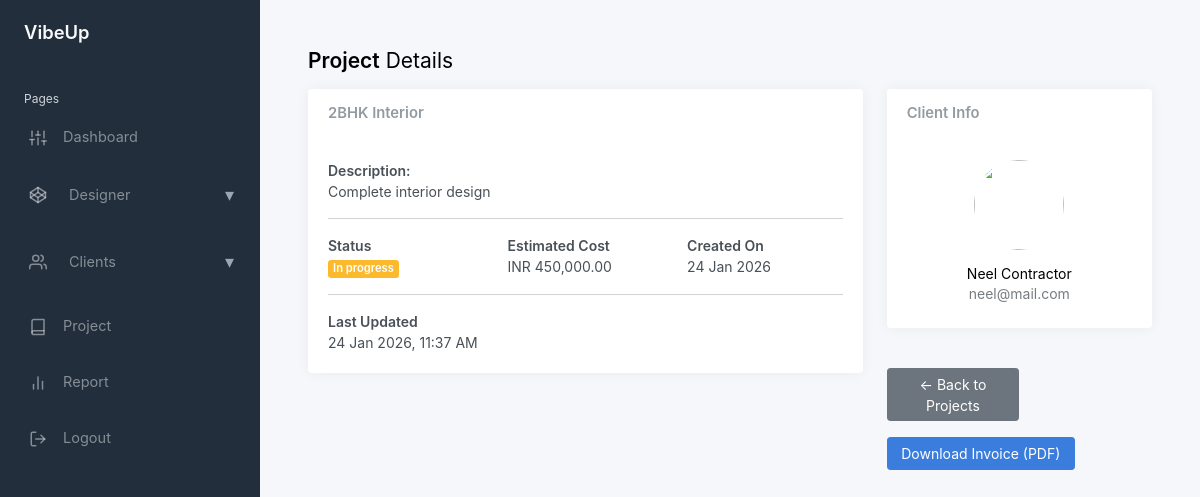
The app's page /adminkit-main/static/view_project.php?id=p1 with its own data.
### tables this page shows
CREATE TABLE Project (
    id CHAR(20) PRIMARY KEY,
    user_id CHAR(20) NOT NULL,
    name VARCHAR(20) NOT NULL,
    description TEXT,
    status ENUM('draft','in_progress','completed') DEFAULT 'draft',
    currency VARCHAR(3) DEFAULT 'INR',
    total_estimated_cost DECIMAL(12,2),
    created_at TIMESTAMP DEFAULT CURRENT_TIMESTAMP,
    updated_at TIMESTAMP DEFAULT CURRENT_TIMESTAMP ON UPDATE CURRENT_TIMESTAMP,
    CONSTRAINT fk_project_user
        FOREIGN KEY (user_id) REFERENCES User(id)
        ON DELETE CASCADE
);

CREATE TABLE User (
    id CHAR(20) PRIMARY KEY,
    name VARCHAR(100),
    email VARCHAR(15) UNIQUE NOT NULL,
    username VARCHAR(50) UNIQUE NOT NULL,
    password_hash VARCHAR(50),
    phone VARCHAR(10),
    profile_pic_url TEXT,
    dob DATE,
    role ENUM('user','designer','admin') DEFAULT 'user',
    created_at TIMESTAMP DEFAULT CURRENT_TIMESTAMP
);

### adminkit-main/static/view_project.php (the view, shortened to what this page needs)
<?php
include 'config.php';
$project_id = $_GET['id'];
$stmt = mysqli_prepare(
    $conn,
    "
    SELECT
        p.id,
        p.name AS project_name,
        p.description,
        p.status,
        p.currency,
        p.total_estimated_cost,
        p.created_at,
        p.updated_at,
        u.name AS client_name,
        u.email AS client_email,
        u.phone AS client_phone,
        u.profile_pic_url
    FROM project p
    JOIN user u ON p.user_id = u.id
    WHERE p.id = ?
    "
);
mysqli_stmt_bind_param($stmt, "s", $project_id);
mysqli_stmt_execute($stmt);
$result = mysqli_stmt_get_result($stmt);
$project = mysqli_fetch_assoc($result);
?>
<!DOCTYPE html>
<html lang="en">
<head>
	<link href="css/app.css" rel="stylesheet">
</head>
<body>
<div class="wrapper">
	<?php include 'includes/sidebar.php'; ?>
	<div class="main">
		<main class="content">
			<div class="container-fluid p-0">
				<h1 class="h3 mb-3">
					<strong>Project</strong> Details
				</h1>
				<div class="row">
					<div class="col-lg-8">
						<div class="card">
							<div class="card-header">
								<h5 class="card-title mb-0">
									<?= htmlspecialchars($project['project_name']) ?>
								</h5>
							</div>
							<div class="card-body">
								<p>
									<strong>Description:</strong><br>
									<?= nl2br(htmlspecialchars($project['description'])) ?>
								</p>
								<hr>
								<div class="row">
									<div class="col-md-4">
										<strong>Status</strong><br>
										<?php
										$badge = match ($project['status']) {
											'draft' => 'secondary',
											'in_progress' => 'warning',
											'completed' => 'success',
											default => 'dark'
										};
										?>
										<span class="badge bg-<?= $badge ?>">
											<?= ucfirst(str_replace('_', ' ', $project['status'])) ?>
										</span>
									</div>
									<div class="col-md-4">
										<strong>Estimated Cost</strong><br>
										<?= $project['currency'] ?>
										<?= number_format($project['total_estimated_cost'], 2) ?>
									</div>
									<div class="col-md-4">
										<strong>Created On</strong><br>
										<?= date('d M Y', strtotime($project['created_at'])) ?>
									</div>
								</div>
								<hr>
								<div class="row">
									<div class="col-md-6">
										<strong>Last Updated</strong><br>
										<?= date('d M Y, h:i A', strtotime($project['updated_at'])) ?>
									</div>
								</div>
							</div>
						</div>
					</div>
					<div class="col-lg-4">
						<div class="card">
							<div class="card-header">
								<h5 class="card-title mb-0">Client Info</h5>
							</div>
							<div class="card-body text-center">
								<?php if (!empty($project['profile_pic_url'])): ?>
									<img src="../<?= htmlspecialchars($project['profile_pic_url']) ?>"
										style="width:90px;height:90px;border-radius:50%;object-fit:cover;">
								<?php else: ?>
									<img src="img/default-user.png"
										style="width:90px;height:90px;border-radius:50%;">
								<?php endif; ?>
								<h5 class="mt-3 mb-0">
									<?= htmlspecialchars($project['client_name']) ?>
								</h5>
								<p class="text-muted mb-1">
									<?= htmlspecialchars($project['client_email']) ?>
								</p>
							</div>
						</div>
						<a href="project.php" class="btn btn-secondary w-50 mt-3">
							← Back to Projects
						</a>
                        <a href="generate_invoice.php?id=<?= htmlspecialchars($project_id) ?>"
                        class="btn btn-primary  mt-3"
                        target="_blank">
                        Download Invoice (PDF)
                        </a>
					</div>
				</div>
			</div>
		</main>
	</div>
</div>
</body>
</html>

### records on screen
project: name "2BHK Interior", description "Complete interior design", status "In progress", currency "INR", total_estimated_cost "450,000.00", created_at "24 Jan 2026", updated_at "24 Jan 2026, 11:37 AM", user.name "Neel Contractor", user.email "neel@mail.com"
